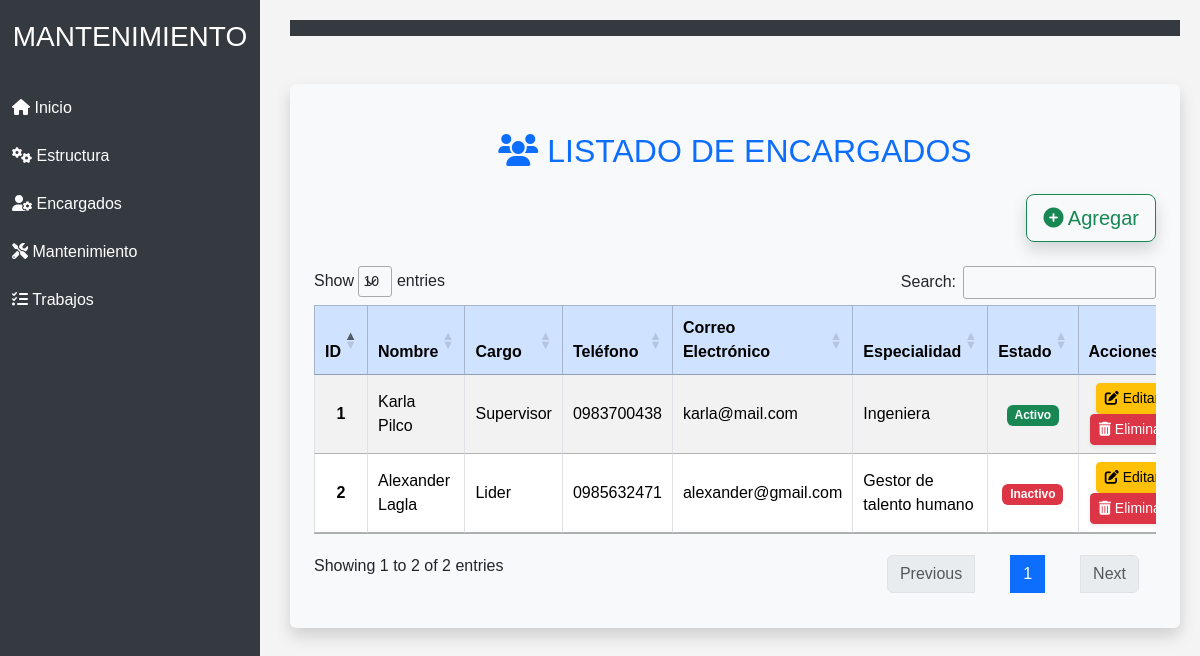
/listadoEncargado/, run on the app's committed database.
### Aplicaciones/Reparacion/models.py (models this page shows, shortened)
class Encargado(models.Model):
    nombre = models.CharField(max_length=100)
    cargo = models.CharField(max_length=100)
    telefono = models.CharField(max_length=15)
    email = models.EmailField()
    especialidad = models.CharField(max_length=100)
    estado = models.BooleanField(default=True)
    foto = models.ImageField(upload_to='fotos_encargados/', null=True, blank=True)

### Aplicaciones/Reparacion/views.py (the view)
# urls.py: path('listadoEncargado/', views.listadoEncargado, name='listadoEncargado'),
def listadoEncargado(request):
    nombre = request.GET.get('nombre', '')
    encargados = Encargado.objects.all()
    if nombre:
        encargados = encargados.filter(nombre__icontains=nombre)
    return render(request, 'listadoEncargado.html', {'encargados': encargados})

### Aplicaciones/Reparacion/templates/listadoEncargado.html (shortened to what this page needs)
{% extends "plantilla.html" %}
{% block contenido %}
<div class="container my-5 bg-light p-4 rounded shadow">
    <h2 class="my-4 text-center text-primary">
        <i class="fas fa-users"></i> LISTADO DE ENCARGADOS
    </h2>
    <div class="d-flex justify-content-end mb-4">
        <a href="{% url 'nuevoEncargado' %}" class="btn btn-outline-success btn-lg shadow">
            <i class="fas fa-plus-circle"></i> Agregar
        </a>
    </div>
    <div class="table-responsive">
        <table id="encargadosTable" class="table table-striped table-hover table-bordered align-middle">
            <thead class="table-primary text-center">
                <tr>
                    <th>ID</th>
                    <th>Nombre</th>
                    <th>Cargo</th>
                    <th>Teléfono</th>
                    <th>Correo Electrónico</th>
                    <th>Especialidad</th>
                    <th>Estado</th>
                    <th>Acciones</th>
                </tr>
            </thead>
            <tbody>
                {% for encargado in encargados %}
                    <tr>
                        <td class="text-center"><strong>{{ encargado.id }}</strong></td>
                        <td>{{ encargado.nombre }}</td>
                        <td>{{ encargado.cargo }}</td>
                        <td>{{ encargado.telefono }}</td>
                        <td>{{ encargado.email }}</td>
                        <td>{{ encargado.especialidad }}</td>
                        <td class="text-center">
                            {% if encargado.estado %}
                                <span class="badge bg-success">Activo</span>
                            {% else %}
                                <span class="badge bg-danger">Inactivo</span>
                            {% endif %}
                        </td>
                        <td class="text-center">
                            <a href="{% url 'editarEncargado' encargado.pk %}" class="btn btn-warning btn-sm shadow-sm">
                                <i class="fas fa-edit"></i> Editar
                            </a>
                            <a href="{% url 'eliminarEncargado' encargado.pk %}" class="btn btn-danger btn-sm shadow-sm" onclick="return confirm('¿Seguro que deseas eliminar este encargado?');">
                                <i class="fas fa-trash-alt"></i> Eliminar
                            </a>
                        </td>
                    </tr>
                {% endfor %}
            </tbody>
        </table>
    </div>
</div>
<link rel="stylesheet" href="https://cdn.datatables.net/1.13.4/css/jquery.dataTables.min.css">
<link rel="stylesheet" href="https://cdn.datatables.net/buttons/2.3.6/css/buttons.dataTables.min.css">
{% endblock %}

### Aplicaciones/Reparacion/templates/plantilla.html (style rules this page uses)
body { font-family: 'Arial', sans-serif; background-color: #f4f4f4; margin: 0; padding: 0; }

### data on the page
Encargado: id "1", nombre "Karla Pilco", cargo "Supervisor", telefono "0983700438", email "karla@mail.com", especialidad "Ingeniera", estado "Activo"
Encargado: id "2", nombre "Alexander Lagla", cargo "Lider", telefono "0985632471", email "alexander@gmail.com", especialidad "Gestor de talento humano", estado "Inactivo"
